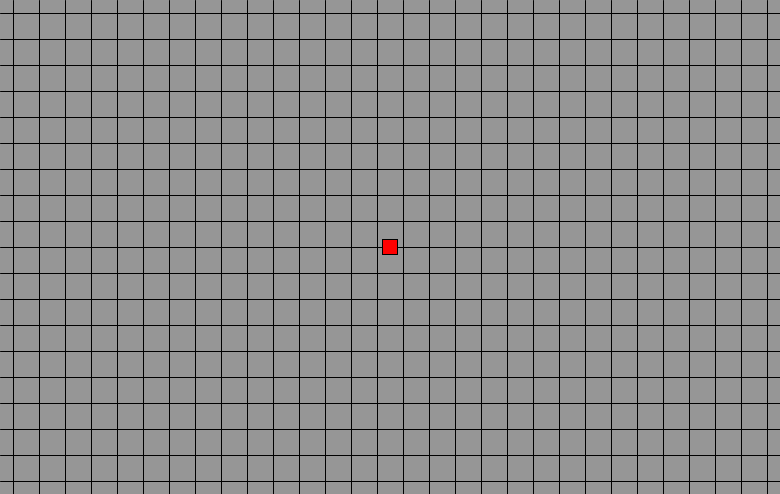
Frame 1 (no input)
Frame 60 (the mouse pressed at the canvas centre just before this capture): identical to frame 1, image omitted
Frame 120 (the mouse held since frame 60 and released just before this capture): identical to frame 1, image omitted

The Processing sketch that drew this single still picture (run headless with seeded random() and noise(); from frame 60 on, the mouse is pressed at the canvas centre):

// Processing sketch: Transversion_Editor
// ── Transversion_Editor.pde
int gridSize = 26;
int rows = 20;
int cols = 31;

boolean drawPellet = false;
boolean removePellet = false;


int[][] level = new int[31][20];

void setup() {
  size(780, 494);

  for (int i = 0; i < level.length; i++) {
    for (int j = 0; j < level[0].length; j++) {
      level[i][j] = 0;
    }
  }
}

void drawGrid() { // Draws a grid
  for (int i = 0; i < cols; i++) {
    if (i > 0) {
      line((i * gridSize) - gridSize / 2, 0, (i * gridSize) - gridSize / 2, height);
    }
  }

  for (int i = 0; i < rows; i++) {
    if (i > 0) {
      line(0, (i * gridSize) - gridSize / 2, width, (i * gridSize) - gridSize / 2);
    }
  }
}

void drawPellets() {
  for (int i = 0; i < level.length; i++) {
    for (int j = 0; j < level[0].length; j++) {
      if (level[i][j] == 1) {
        fill(0, 180, 255);
        rectMode(CENTER);
        rect(i * gridSize + (gridSize / 2), j * gridSize + (gridSize / 2), 15, 15);
      }
    }
  }
}

void draw() {
  background(150);

  drawGrid();
  drawPellets();

  if (drawPellet) {
    drawPellet();
  }

  if (removePellet) {
    removePellet();
  }

  rectMode(CENTER);
  fill(255, 0, 0);
  rect(width / 2, height / 2, 15, 15);
}

void keyPressed() {
  if (keyCode == 10) {
    for (int i = 0; i < level.length; i++) {
      print("{");

      for (int j = 0; j < level[0].length; j++) {
        if (j < level[0].length - 1) {
          print(level[i][j] + ", ");
        } else {
          print(level[i][j]);
        }
      }

      print("},\n");
    }

    print("\n");
  }
}

void mousePressed() {
  if (mouseButton == LEFT) {
    drawPellet = true;
  } else if (mouseButton == RIGHT) {
    removePellet = true;
  }
}

void mouseReleased() {
  if (drawPellet) {
    drawPellet = !drawPellet;
  }

  if (removePellet) {
    removePellet = !removePellet;
  }
}

void drawPellet() {
  int x = mouseX / gridSize;
  int y = mouseY / gridSize;

  if (x >= 0 && y >= 0 && x <= 30 && y <= 19) {
    level[x][y] = 1;
  }
}

void removePellet() {
  int x = mouseX / gridSize;
  int y = mouseY / gridSize;

  if (x >= 0 && y >= 0 && x <= 30 && y <= 19) {
    level[x][y] = 0;
  }
}
